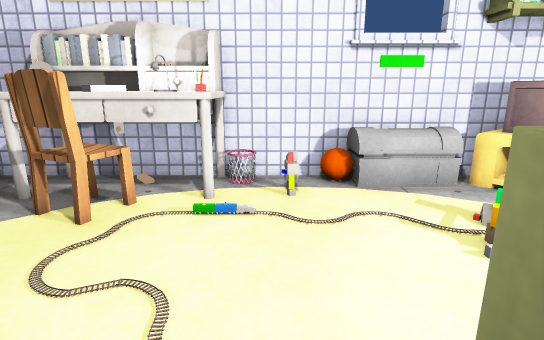
view 1 (above)

12 first-person views from a walk through a 3-D level made in the Unity game engine. The camera is 1.2 m above the floor, tilts 14° down and sees 80° across. The floor is counted in squares, 0.5 m on a side. Each view is taken from the middle of a square. On the plan, view 1 faces up. The plan holds only what a view shows up to about 20 squares ahead; the rest is blank. The player is left out. Surface patterns are stand-ins for the level's own textures.

view 2
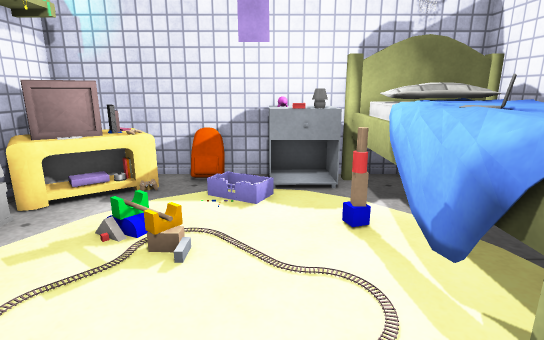

view 3
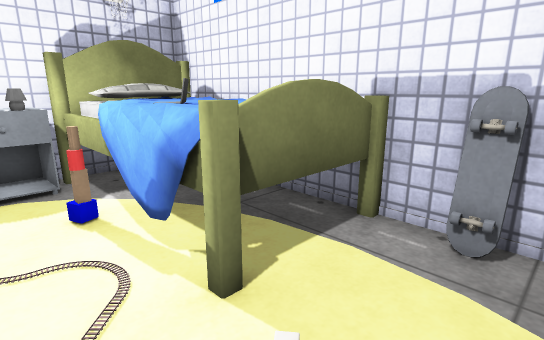

view 4
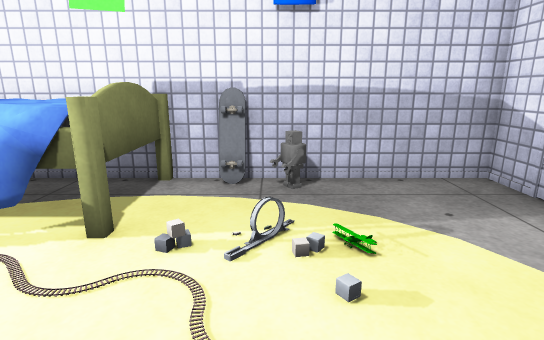

view 5
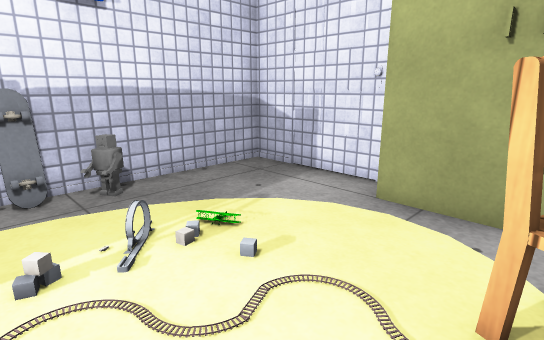

view 6
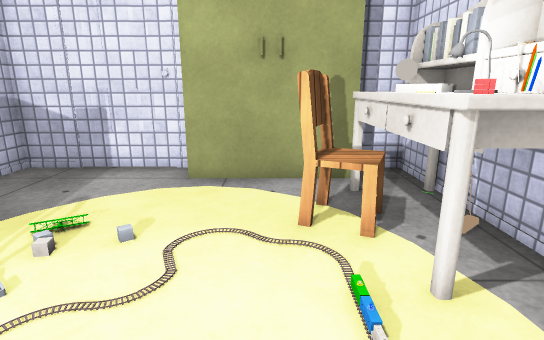

view 7
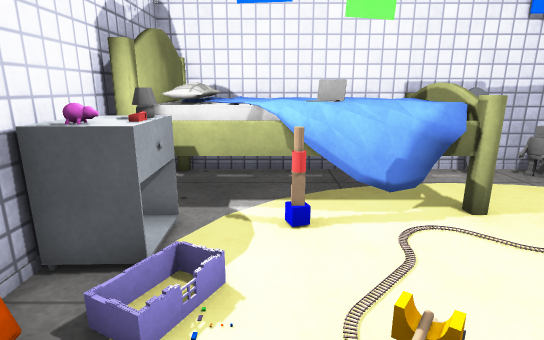

view 8
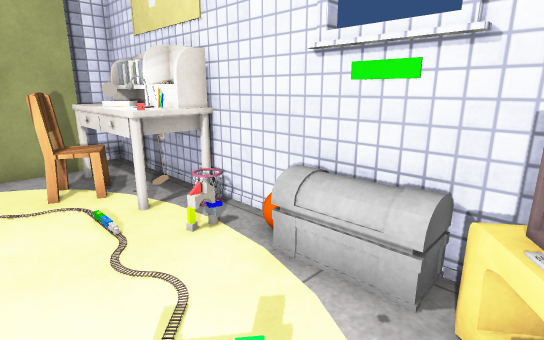

view 9
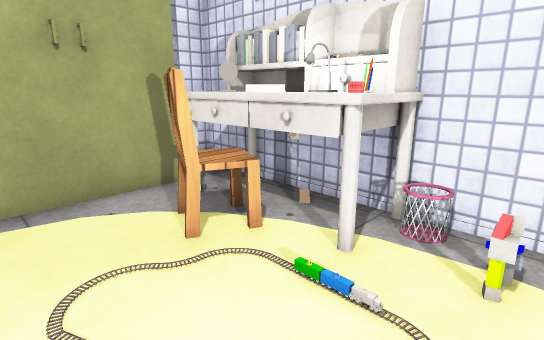

view 10
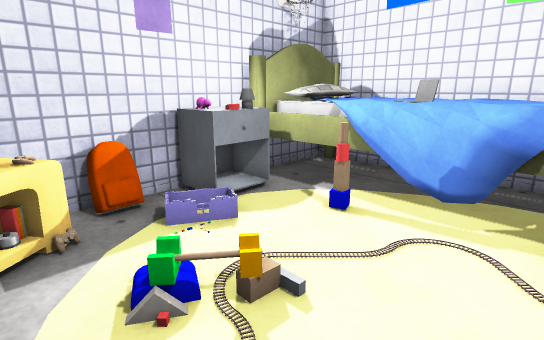

view 11
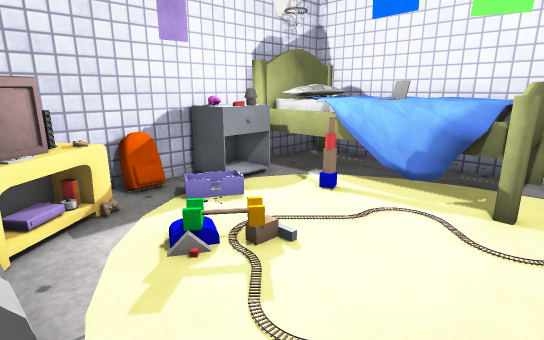

view 12
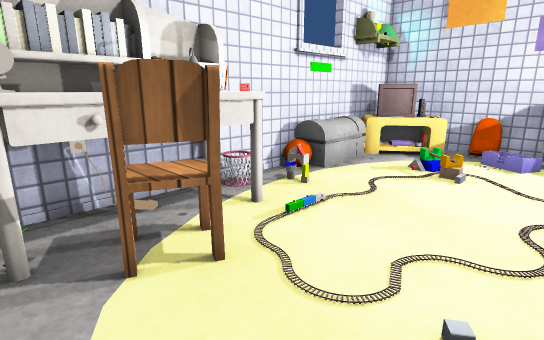

### Floor plan
Points are (right, up) in squares from view 1. A wall is a line through its corners. A room is listed if a view was taken in it or the views show most of it. See-through windows are left out.
Room 1 (views 1, 2, 3, 4, 5, 6, 7, 8, 9, 10, 11, 12)
walls: (2.4, 9.1) (-1.6, 9.1); (2.4, 9.4) (2.4, 8.8) (2, 8.8); (-7.9, 1.9) (-8.1, 1.3); (-8, 2.4) (-8, -2.8) (8.2, -2.8) (8.2, 1.6); (-5.4, 9.1) (-8, 9.1) (-8, 7.6); (8.2, 3.4) (8.2, 4.6); (8.2, 5.4) (8.2, 9.1) (4.4, 9.1)
objects: other object (-8, 3) to (-7, 3); other object (-7, 5); other object (-6, 7) to (-5, 7); other object (-6, 8); chair (-5, 6) to (-3, 7); other object (-5, 8); other object (-5, 9); other object (-4, 8); other object (-4, 9); other object (-3, -2) to (-2, -2); lamp (-3, 8) to (-2, 8); other object (-3, 9); other object (-2, 7); other object (-2, 9); other object (-1, -3) to (-1, -2); other object (-1, 7) to (-1, 8); bed (1, -2) to (7, 1); other object (2, 8) to (4, 9); other object (3, 9); laptop (4, 0); other object (5, 2); TV (5, 8); lamp (6, 2); TV (6, 6) to (7, 6); TV (6, 7); TV (6, 7) to (7, 8); other object (7, 2); other object (7, 3) to (8, 3); other object (8, 2); other object (8, 5)

Where each view was taken, in squares from view 1:
view 1: 0 up, 0 right, facing up
view 2: 3 up, 1 left, facing right
view 3: 3 up, 2 left, facing down-right
view 4: 6 up, 2 left, facing down
view 5: 6 up, 0 right, facing down-left
view 6: 5 up, 2 right, facing left
view 7: 7 up, 5 right, facing down
view 8: 4 up, 6 right, facing up-left
view 9: 3 up, 1 right, facing up-left
view 10: 7 up, 1 right, facing down-right
view 11: 8 up, 0 right, facing down-right
view 12: 2 up, 6 left, facing up-right
